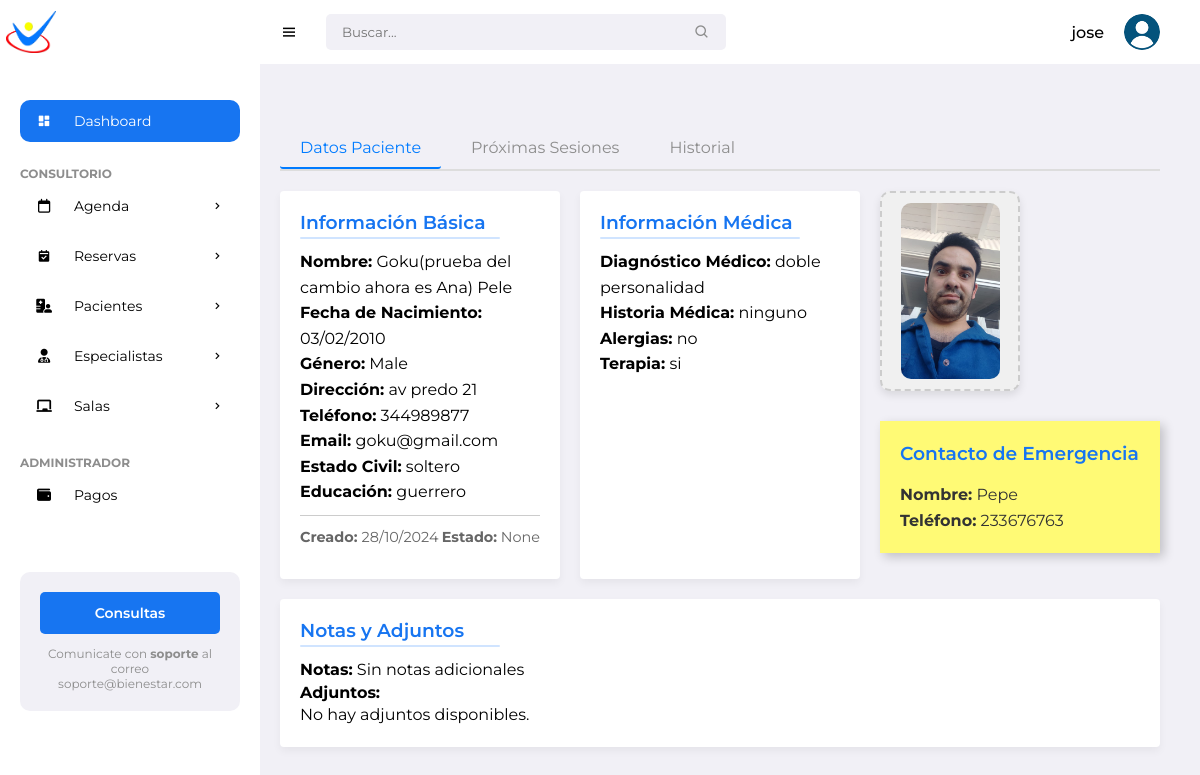
The app's page /patient/5/schedule/ (signed in), older data.
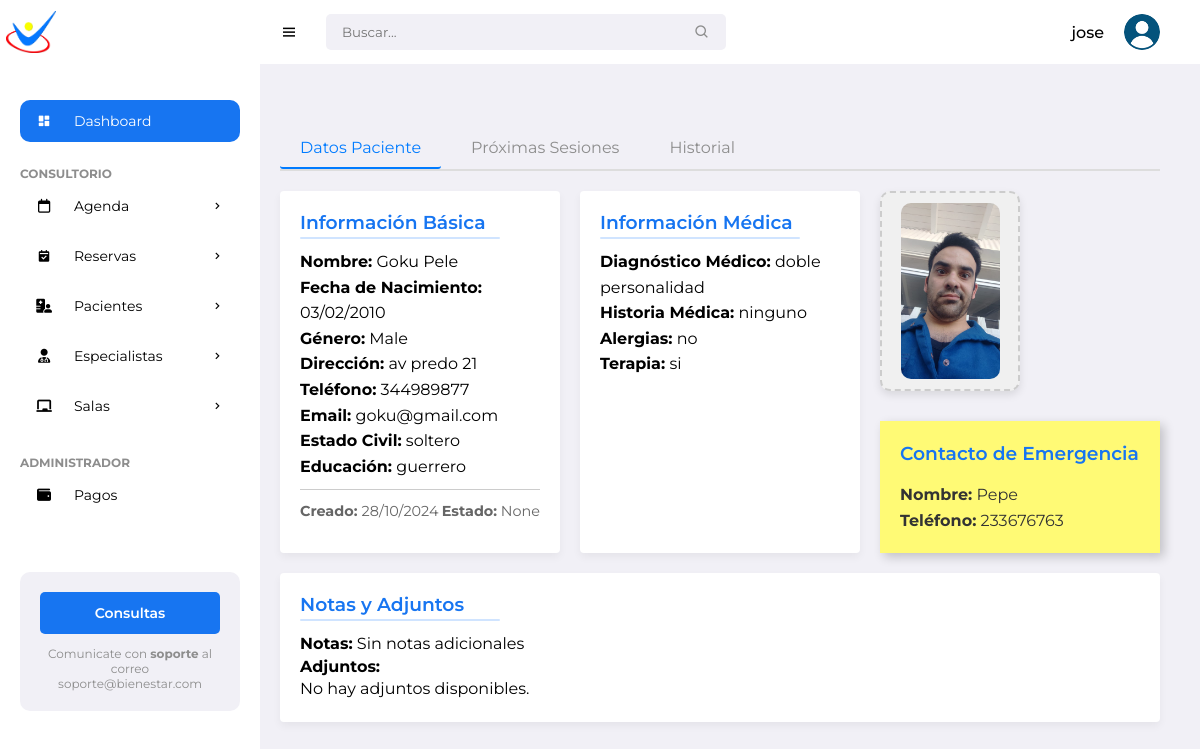
The same page, newer data.
### pacientes/models.py (models this page shows, shortened)
class Patient(models.Model):
    name = models.CharField(max_length=100)
    surname = models.CharField(max_length=100)
    date_of_birth = models.DateField()
    gender = models.CharField(max_length=10, choices=[('M','Male'), ('F','Female')])
    address = models.CharField(max_length=255)
    phone_number = models.CharField(max_length=20)
    email = models.EmailField()
    photo = models.ImageField(upload_to='patient_photos/', blank=True, null=True)
    marital_status = models.CharField(max_length=20)
    medical_diagnosis = models.TextField()
    attachments = models.FileField(upload_to='patient_attachments/', blank=True, null=True)
    therapy = models.CharField(max_length=100)
    education = models.CharField(max_length=100, default='No especificado')
    therapist = models.ForeignKey(Specialist, on_delete=models.SET_NULL, null=True, related_name='patients')
    medical_history = models.TextField(blank=True, null=True)
    allergies = models.CharField(max_length=255, blank=True)  # Changed from TextField
    emergency_contact_name = models.CharField(max_length=100)
    emergency_contact_phone = models.CharField(max_length=20)  # Updated length
    notes = models.TextField(blank=True)
    created_date = models.DateTimeField(auto_now_add=True)
    status = models.CharField(max_length=50, choices=[
        ('Active', 'Active'),
        ('Discharged', 'Discharged'),
        ('Suspended', 'Suspended')
    ], blank=True,
        null=True)

### pacientes/views.py (the view)
# urls.py: path('patient/<int:patient_id>/schedule/', views.patient_schedule, name='patient_schedule'),
@login_required
def patient_schedule(request, patient_id):
    patient = get_object_or_404(Patient, id=patient_id)
    sessions = Session.objects.filter(patient=patient).order_by('date', 'time')
    specialists = Specialist.objects.all()
    rooms = Room.objects.all()
    if request.method == 'POST':
        form = SessionForm(request.POST, request.FILES)
        if form.is_valid():
            session = form.save(commit=False)
            session.patient = patient
            session.save()
            return redirect('patient_schedule', patient_id=patient.id)
    else:
        form = SessionForm(initial={'patient': patient})
    return render(request, 'pacientes/patient_schedule.html', {
        'patient': patient,
        'sessions': sessions,
        'form': form,
        'specialists': specialists,
        'rooms': rooms
    })

### pacientes/models.py (called while the page is built)
    def __str__(self):
        return f"{self.name} {self.surname}"

    def __str__(self):
        return self.name

### pacientes/templates/pacientes/patient_schedule.html (shortened to what this page needs)
{% extends 'pacientes/base.html' %}
{% block left_content %}
<div class="tabs-container">
    <div class="tabs-buttons">
        <button class="tab-button active" data-tab="datos">Datos Paciente</button>
        <button class="tab-button" data-tab="proximas">Próximas Sesiones</button>
        <button class="tab-button" data-tab="historial">Historial</button>
    </div>
    <div class="tabs-content">
        <div class="tab-content active" id="datos">
            <div class="patient-details">
                <div class="patient-info">
                    <h3>Información Básica</h3>
                    <p><strong>Nombre:</strong> {{ patient.name }} {{ patient.surname }}</p>
                    <p><strong>Fecha de Nacimiento:</strong> {{ patient.date_of_birth|date:"d/m/Y" }}</p>
                    <p><strong>Género:</strong> {{ patient.get_gender_display }}</p>
                    <p><strong>Dirección:</strong> {{ patient.address }}</p>
                    <p><strong>Teléfono:</strong> {{ patient.phone_number }}</p>
                    <p><strong>Email:</strong> {{ patient.email }}</p>
                    <p><strong>Estado Civil:</strong> {{ patient.marital_status }}</p>
                    <p><strong>Educación:</strong> {{ patient.education|default:"Sin información" }}</p>
                    <div class="additional-info-row">
                        <p class="created"><strong>Creado: </strong>{{ patient.created_date|date:"d/m/Y" }}</p>
                        <p class="status"><strong>Estado:</strong> {{ patient.status }}</p>
                    </div>
                </div>
                <div class="medical-info">
                    <h3>Información Médica</h3>
                    <p><strong>Diagnóstico Médico:</strong> {{ patient.medical_diagnosis|default:"Sin información" }}</p>
                    <p><strong>Historia Médica:</strong> {{ patient.medical_history|default:"Sin información" }}</p>
                    <p><strong>Alergias:</strong> {{ patient.allergies|default:"Sin alergias registradas" }}</p>
                    <p><strong>Terapia:</strong> {{ patient.therapy }}</p>
                </div>
                <div class="photo-and-contact">
                    <div class="patient-photo">
                        {% if patient.photo %}
                        <img src="{{ patient.photo.url }}" alt="{{ patient.name }} {{ patient.surname }}" class="photo">
                        {% else %}
                        <img src="/static/img/default-avatar.png" alt="Foto de perfil" class="photo">
                        {% endif %}
                    </div>
                    <div class="post-it">
                        <h3>Contacto de Emergencia</h3>
                        <p><strong>Nombre:</strong> {{ patient.emergency_contact_name }}</p>
                        <p><strong>Teléfono:</strong> {{ patient.emergency_contact_phone }}</p>
                    </div>
                </div>
                <div class="additional-info">
                    <h3>Notas y Adjuntos</h3>
                    <p><strong>Notas:</strong> {{ patient.notes|default:"Sin notas adicionales" }}</p>
                    <div class="attachments">
                        <strong>Adjuntos:</strong>
                        {% if patient.attachments %}
                            <ul>
                                {% for attachment in patient.attachments.all %}
                                    <li><a href="{{ attachment.file.url }}" target="_blank">{{ attachment.name }}</a></li>
                                {% endfor %}
                            </ul>
                        {% else %}
                            <p>No hay adjuntos disponibles.</p>
                        {% endif %}
                    </div>
                </div>
            </div>
        </div>
    </div>
</div>
{% endblock %}

### pacientes/templates/pacientes/base.html (shortened to what this page needs)
{% load static %}
<!DOCTYPE html>
<html lang="en">
<head>
	<link href='https://unpkg.com/boxicons@2.0.9/css/boxicons.min.css' rel='stylesheet'>
	<link rel="stylesheet" href="https://cdnjs.cloudflare.com/ajax/libs/font-awesome/6.5.2/css/all.min.css">
	<link rel="stylesheet" href="{% static 'pacientes/css/styles.css' %}">
</head>
<body>
		<section id="sidebar">
			<a href="#" class="brand"><img src="{% static 'pacientes/images/min_logo.png' %}" alt="" style="width: 50px;"></a>
			<ul class="side-menu">
				<li><a href="#" class="active"><i class='bx bxs-dashboard icon' ></i> Dashboard</a></li>
				<li class="divider" data-text="Consultorio"></li>
				<li>
					<a href="{% url 'calendar' %}"><i class="fa-regular fa-calendar icon"></i>Agenda <i class='bx bx-chevron-right icon-right' ></i></a>
				</li>
				<li>
					<a href="{% url 'reservation_list' %}">
						<i class='bx bxs-calendar-check icon'></i> Reservas
						<i class='bx bx-chevron-right icon-right'></i>
					</a>
				</li>
				<li>
					<a href="#"><i class="fa-solid fa-hospital-user icon"></i> Pacientes <i class='bx bx-chevron-right icon-right' ></i></a>
				</li>
				<li>
					<a href="#">
						<i class="fa-solid fa-user-doctor icon"></i> Especialistas
						<i class='bx bx-chevron-right icon-right'></i>
					</a>
				</li>
				<li>
			<a href="#">
				<i class="fas fa-chalkboard icon"></i> Salas
			<i class='bx bx-chevron-right icon-right'></i>
			</a>
	       </li>
				<li class="divider" data-text="Administrador"></li>
				<li><a href="#"><i class="fa-solid fa-wallet icon"></i> Pagos</a></li>
		</ul>
			<div class="ads">
				<div class="wrapper">
					<a href="mailto:soporteit@ingenieriaterra.com.ar" class="btn-upgrade">Consultas</a>
					<p>Comunicate con <span>soporte</span> al correo soporte@bienestar.com</p>
				</div>
			</div>
		</section>
	<section id="content">
		<nav>
			<i class='bx bx-menu toggle-sidebar' ></i>
			<form action="#">
				<div class="form-group">
					<input type="text" placeholder="Buscar...">
					<i class='bx bx-search icon' ></i>
				</div>
			</form>
			<div class="profile">
				<span class="username">{{ user.username }}</span>
				<img src="{% static 'pacientes/images/usuario.png' %}" alt="">
			</div>
		</nav>
		<main>
			<div class="content-container">
				<div class="left-column {% block left_column_class %}{% endblock %}">
					{% block left_content %}{% endblock %}
				</div>
			</div>
		</main>
</body>
</html>

Row changes from the older to the newer data that the page shows:
changed Patient "Pele": name "Goku(prueba del cambio ahora es Ana)" → "Goku"
